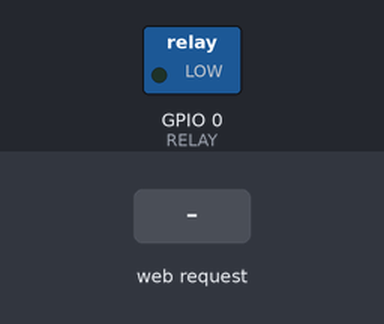
Recording of a sketch running on a simulated ESP8266 (NodeMCU). Parts: switched loads named in the sketch (green lamp = pin HIGH). Inputs (shaded band) come from the test bench. WiFi joins after 1.5 s; servers stay silent unless stated.

Above: at 4.9 s.
5.0 s: HTTP request GET /RELAY=OFF received
At 6.1 s:
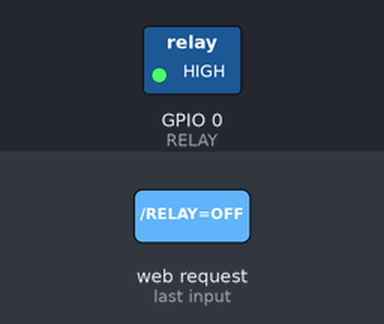
6.5 s: HTTP request GET /RELAY=ON received
At 7.3 s:
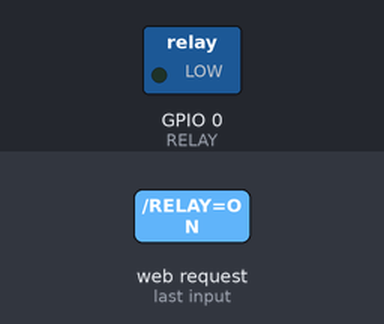
Timing chart, 0 to 9.5 s (numbered marks = the images above; inputs shaded):
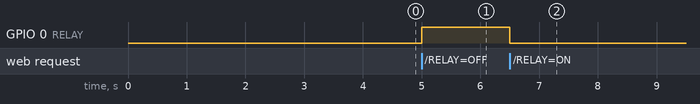

The sketch:

burgo-esp.ino
```cpp
#include <ESP8266WiFi.h>
#include <ESP8266mDNS.h>
#include <WiFiUdp.h>
#include <ArduinoOTA.h>
#include "secrets.h"


uint32_t Id = -1;

WiFiServer server(80);
WiFiUDP udp;

int udpServerPort = 41235;
#define RELAY 0
void setup(){
  delay(2200);
  Serial.begin(115200);
  pinMode(RELAY,OUTPUT);
  digitalWrite(RELAY, LOW);
  WiFi.mode(WIFI_STA);
  WiFi.begin(SECRET_SSID, SECRET_PASSWORD);

  while (WiFi.status() != WL_CONNECTED)
  {
    delay(500);
  }

  ArduinoOTA.begin();

  server.begin();
  while (!udp.begin(udpServerPort) ) {
    yield();
  }
}

void loop(){
  ArduinoOTA.handle();
  Id = ESP.getChipId();
  discoverResponder();

  WiFiClient client = server.available();
  if (!client)
  {
    return;
  }
  while(!client.available())
  {
    delay(1);
  }

  routeRequest(client);
  delay(1);
  //client.stop();
}

void routeRequest(WiFiClient client){
  String request = client.readStringUntil('\r');
  client.flush();
  client.println("HTTP/1.1 200 OK");
  client.println("Content-Type: text/json");
  client.println("");
  int value = LOW;
  if (request.indexOf("/STATUS") != -1)
  {
    client.println(status());
  } else if (request.indexOf("/RELAY=ON") != -1)
  {
    client.println(switchState(LOW));
  } else if (request.indexOf("/RELAY=OFF") != -1)
  {
    client.println(switchState(HIGH));
  }
}

String status(){
  return getStatusJson(digitalRead(RELAY));
}

String switchState(int value){
  digitalWrite(RELAY,value);
  return getStatusJson(value);
}

String getStatusJson(int value){
  String obj = "{\"Id\": ";
  obj += Id;
  obj += ", \"status\": \"";
  if (value == LOW)
    obj += "ON";
  else if (value == HIGH)
    obj += "OFF";
  else
    obj += "UNDEFINED";
  obj += "\"}";
  return obj;
}

void discoverResponder() {
    int packetSize = udp.parsePacket();
    if (packetSize) {
      char incomingPacket[255] = "";
      int len = udp.read(incomingPacket, 255);
      if (len > 0) {
        if (String(incomingPacket) == "discover") {
          incomingPacket[len] = 0;
          udp.beginPacket(udp.remoteIP(),udp.remotePort());
          udp.printf(status().c_str());
          udp.endPacket();
        }
      }
    }
}
```

secrets.h
```cpp
#define SECRET_SSID "your_wifi_ssid"
#define SECRET_PASSWORD "your_wifi_password"
```

Measured:
- after the input at 5.0 s, GPIO 0 (RELAY): LOW → HIGH at once
- after the input at 6.5 s, GPIO 0 (RELAY): HIGH → LOW at once
